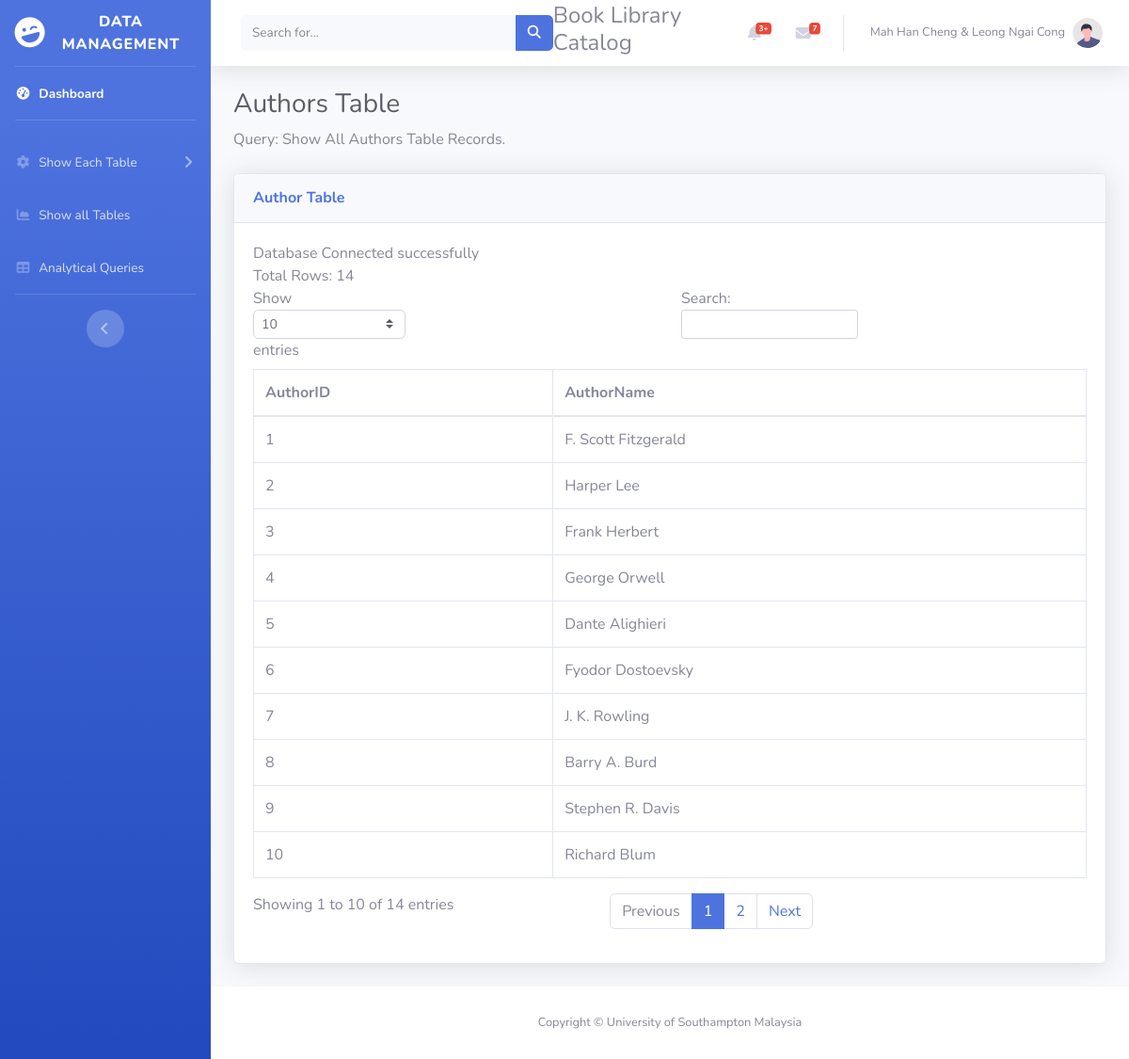
Page /AuthorTable.php on the committed database.
### tables this page shows
CREATE TABLE `author` (
  `AuthorID` int(11) PRIMARY KEY AUTO_INCREMENT NOT NULL,
  `AuthorName` varchar(255) NOT NULL

);

### AuthorTable.php (the view, shortened to what this page needs)
<?php
    include 'db_connect.php';
    include 'sideBarMenu.php';
?>
                <div class="container-fluid">
                    <h1 class="h3 mb-2 text-gray-800">Authors Table</h1>
                    <p class="mb-4">Query: Show All Authors Table Records.
                        </p>
                    <div class="card shadow mb-4">
                        <div class="card-header py-3">
                            <h6 class="m-0 font-weight-bold text-primary">Author Table</h6>
                        </div>
                       <div class="card-body">
                            <div class="table-responsive">
                                <table class="table table-bordered" id="dataTable" width="100%" cellspacing="0">
                                <thead>
                                        <tr>
                                            <th>AuthorID</th>
                                            <th>AuthorName</th>
                                        </tr>
                                    </thead>
                                    <tbody>
                                <?php
                                    $conn = mysqli_connect($servername, $username, $password, $dbname);
                                    $sql = "SELECT * FROM author";
                                    $result = mysqli_query($conn, $sql);
                                    echo "<br> Total Rows: " . mysqli_num_rows($result);
                                    if (mysqli_num_rows($result) > 0) {
                                    while($row = mysqli_fetch_assoc($result)) {
                                        echo "<tr>";
                                                    echo "<td>".$row["AuthorID"]  ."</td>";
                                                    echo "<td>".$row["AuthorName"]  ."</td>";
                                        echo "</tr>";
                                    }
                                    } else {
                                    echo "0 results";
                                    }
                                 ?>
                                    </tbody>
                                </table>
                            </div>
                        </div>
                    </div>
                </div>
<?php
include 'footer.php';
?>

### sideBarMenu.php (shortened to what this page needs)
<!DOCTYPE html>
<html lang="en">
<head>
    <link href="https://cdnjs.cloudflare.com/ajax/libs/font-awesome/6.6.0/css/all.min.css" rel="stylesheet" type="text/css">
    <link href="css/sb-admin-2.min.css" rel="stylesheet">
</head>
<body id="page-top">
    <div id="wrapper">
        <ul class="navbar-nav bg-gradient-primary sidebar sidebar-dark accordion" id="accordionSidebar">
            <a class="sidebar-brand d-flex align-items-center justify-content-center" href="index.php">
                <div class="sidebar-brand-icon rotate-n-15">
                    <i class="fas fa-laugh-wink"></i>
                </div>
                <div class="sidebar-brand-text mx-3">Data Management</div>
            </a>
            <hr class="sidebar-divider my-0">
            <li class="nav-item active">
                <a class="nav-link" href="index.php">
                    <i class="fas fa-fw fa-tachometer-alt"></i>
                    <span>Dashboard</span></a>
            </li>
            <hr class="sidebar-divider">
            <li class="nav-item">
                <a class="nav-link collapsed" href="#" data-toggle="collapse" data-target="#collapseTwo"
                    aria-expanded="true" aria-controls="collapseTwo">
                    <i class="fas fa-fw fa-cog"></i>
                    <span>Show Each Table</span>
                </a>
            </li>
             <li class="nav-item">
                <a class="nav-link" href="showAllTables.php">
                    <i class="fas fa-fw fa-chart-area"></i>
                    <span>Show all Tables</span></a>
            </li>
             <li class="nav-item">
                <a class="nav-link" href="AnalyticalQuery.php">
                    <i class="fas fa-fw fa-table"></i>
                    <span>Analytical Queries </span></a>
            </li>
            <hr class="sidebar-divider d-none d-md-block">
            <div class="text-center d-none d-md-inline">
                <button class="rounded-circle border-0" id="sidebarToggle"></button>
            </div>
        </ul>
        <div id="content-wrapper" class="d-flex flex-column">
            <div id="content">
                <nav class="navbar navbar-expand navbar-light bg-white topbar mb-4 static-top shadow">
                    <form
                        class="d-none d-sm-inline-block form-inline mr-auto ml-md-3 my-2 my-md-0 mw-100 navbar-search">
                        <div class="input-group">
                            <input type="text" class="form-control bg-light border-0 small" placeholder="Search for..."
                                aria-label="Search" aria-describedby="basic-addon2">
                            <div class="input-group-append">
                                <button class="btn btn-primary" type="button">
                                    <i class="fas fa-search fa-sm"></i>
                                </button>
                            </div>
                        </div>
                    </form>
                    <h4>Book Library Catalog</h4>
                    <ul class="navbar-nav ml-auto">
                        <li class="nav-item dropdown no-arrow mx-1">
                            <a class="nav-link dropdown-toggle" href="#" id="alertsDropdown" role="button"
                                data-toggle="dropdown" aria-haspopup="true" aria-expanded="false">
                                <i class="fas fa-bell fa-fw"></i>
                                <span class="badge badge-danger badge-counter">3+</span>
                            </a>
                        </li>
                        <li class="nav-item dropdown no-arrow mx-1">
                            <a class="nav-link dropdown-toggle" href="#" id="messagesDropdown" role="button"
                                data-toggle="dropdown" aria-haspopup="true" aria-expanded="false">
                                <i class="fas fa-envelope fa-fw"></i>
                                <span class="badge badge-danger badge-counter">7</span>
                            </a>
                        </li>
                        <li class="nav-item dropdown no-arrow">
                            <a class="nav-link dropdown-toggle" href="#" id="userDropdown" role="button"
                                data-toggle="dropdown" aria-haspopup="true" aria-expanded="false">
                                <span class="mr-2 d-none d-lg-inline text-gray-600 small">Mah Han Cheng & Leong Ngai Cong</span>
                                <img class="img-profile rounded-circle"
                                    src="img/undraw_profile.svg">
                            </a>
                        </li>
                    </ul>
                </nav>

### footer.php (shortened to what this page needs)
            <footer class="sticky-footer bg-white">
                <div class="container my-auto">
                    <div class="copyright text-center my-auto">
                        <span>Copyright &copy; University of Southampton Malaysia</span>
                    </div>
                </div>
            </footer>
        </div>
    </div>
</body>
</html>

### rows in the picture
author: AuthorID "1", AuthorName "F. Scott Fitzgerald"
author: AuthorID "2", AuthorName "Harper Lee"
author: AuthorID "3", AuthorName "Frank Herbert"
author: AuthorID "4", AuthorName "George Orwell"
author: AuthorID "5", AuthorName "Dante Alighieri"
author: AuthorID "6", AuthorName "Fyodor Dostoevsky"
author: AuthorID "7", AuthorName "J. K. Rowling"
author: AuthorID "8", AuthorName "Barry A. Burd"
author: AuthorID "9", AuthorName "Stephen R. Davis"
author: AuthorID "10", AuthorName "Richard Blum"
